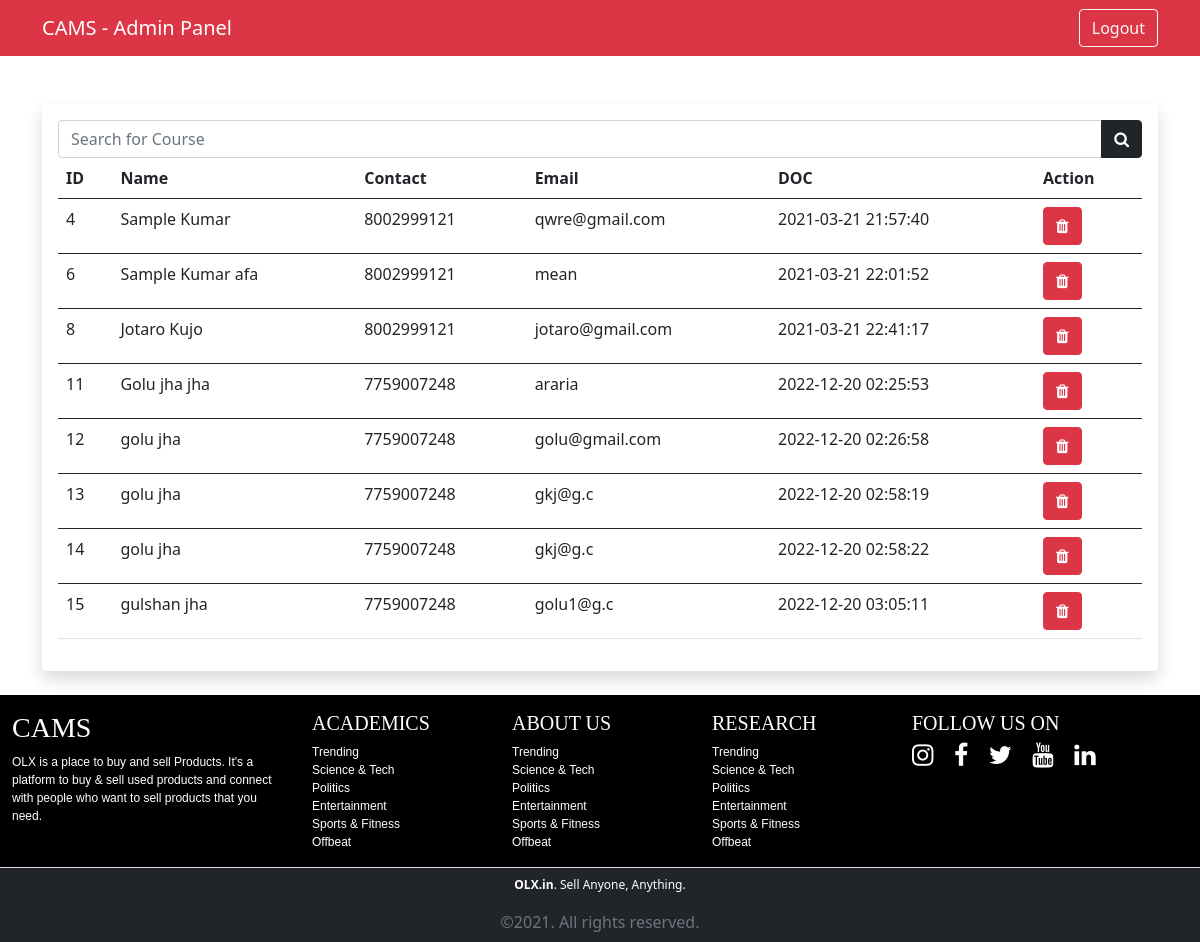
The app's page /admin/user_record.php (signed in) with its own data.
### tables this page shows
CREATE TABLE `accounts` (
  `id` int(11) NOT NULL,
  `f_name` varchar(100) NOT NULL,
  `l_name` varchar(100) NOT NULL,
  `contact` varchar(50) NOT NULL,
  `email` varchar(100) NOT NULL,
  `password` varchar(255) NOT NULL,
  `doc` timestamp NOT NULL DEFAULT current_timestamp() ON UPDATE current_timestamp()
);

### include/config.php (called while the page is built, shortened)
<?php
    class Work{
        private $host = "localhost";
        private $username = "root";
        private $password = "";
        private $database = "cams";
        private $connect;
        public function __construct(){
            $this->connect = new mysqli($this->host, $this->username, $this->password, $this->database);
            if(mysqli_connect_error()){
                trigger_error("Databse Connection Failed".mysqli_connect_error());
            }
            else{
                return $this->connect;
            }
        }
        public function select($query){
            $run = $this->connect->query($query);
            $array = [];
            if($run->num_rows > 0){
                while($row = $run->fetch_assoc()){
                    $array[] = $row;
                }
                return $array;
            }
            else{
                echo "No records found";
                return $array;
            }
        }
    }
    $cams = new Work();
?>

### admin/user_record.php (the view, shortened to what this page needs)
<?php include "../include/config.php";
?>
<!DOCTYPE html>
<html lang="en">
<head>
<link href="https://cdn.jsdelivr.net/npm/bootstrap@5.0.0-beta2/dist/css/bootstrap.min.css" rel="stylesheet">
<link rel="stylesheet" href="https://cdnjs.cloudflare.com/ajax/libs/font-awesome/4.7.0/css/font-awesome.min.css">
<link rel="stylesheet" href="https://cdn.jsdelivr.net/npm/bootstrap-icons@1.4.0/font/bootstrap-icons.css">
</head>
<body>
<nav class="navbar navbar-expand-lg navbar-dark bg-danger">
    <div class="container">
    <a href="" class="navbar-brand">CAMS - Admin Panel</a>
        <ul class="navbar-nav ms-auto">
            <li class="nav-item"><a href="admin_logout.php" class="btn btn-outline-light">Logout</a></li>
        </ul>
    </div>
    </nav>
<div class="container mt-5">
        <div class="card border-0 shadow">
            <div class="card-body">
            <form action="" method="get">
                <div class="input-group">
                    <input type="search" name="user_search" placeholder="Search for Course" class="form-control">
                    <button class="btn btn-dark" name="find"><i class="fa fa-search"></i></button>
                </div>
            </form>
                <table class="table">
                    <thead>
                        <tr>
                            <th>ID</th>
                            <th>Name</th>
                            <th>Contact</th>
                            <th>Email</th>
                            <th>DOC</th>
                            <th>Action</th>
                        </tr>
                    </thead>
                    <?php
                        $search = $_GET['user_search'];
                        $record = $cams->select("SELECT * FROM accounts WHERE accounts.f_name LIKE '%$search%'");
                        foreach($record as $r): ?>
                        <tbody>
                            <tr>
                                <td><?= $r['id'];?></td>
                                <td><?= $r['f_name'];?> <?= $r['l_name'];?></td>
                                <td><?= $r['contact'];?></td>
                                <td><?= $r['email'];?></td>
                                <td><?= $r['doc'];?></td>
                                <td>
                                    <a href="" class="btn btn-danger"><i class="fa fa-trash"></i></a>
                                </td>
                            </tr>
                        </tbody>
                        <?php endforeach; ?>
                </table>
            </div>
        </div>
    </div>
</body>
</html>
<?php include "../include/footer.php"; ?>

### records on screen
accounts: id "4", f_name "Sample", l_name "Kumar", contact "8002999121", email "qwre@gmail.com", doc "2021-03-21 21:57:40"
accounts: id "6", f_name "Sample Kumar", l_name "afa", contact "8002999121", email "mean", doc "2021-03-21 22:01:52"
accounts: id "8", f_name "Jotaro", l_name "Kujo", contact "8002999121", email "jotaro@gmail.com", doc "2021-03-21 22:41:17"
accounts: id "11", f_name "Golu jha", l_name "jha", contact "7759007248", email "araria", doc "2022-12-20 02:25:53"
accounts: id "12", f_name "golu", l_name "jha", contact "7759007248", email "golu@gmail.com", doc "2022-12-20 02:26:58"
accounts: id "13", f_name "golu", l_name "jha", contact "7759007248", email "gkj@g.c", doc "2022-12-20 02:58:19"
accounts: id "14", f_name "golu", l_name "jha", contact "7759007248", email "gkj@g.c", doc "2022-12-20 02:58:22"
accounts: id "15", f_name "gulshan", l_name "jha", contact "7759007248", email "golu1@g.c", doc "2022-12-20 03:05:11"
